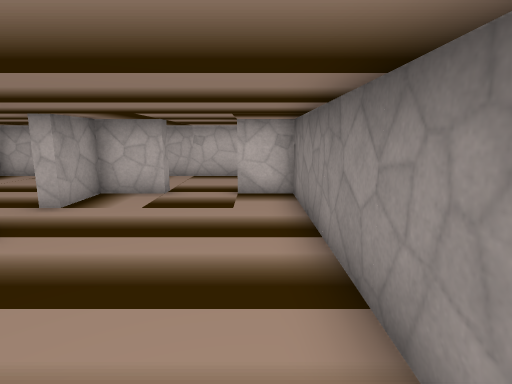
View 1 (above)

16 first-person views from a walk through a 3-D level made in the Godot game engine. The camera is 1.5 m above the floor, tilts 10° down and sees 80° across. The floor is counted in squares, 1 m on a side. Each view is taken from the middle of a square. On the plan, view 1 faces up. The plan holds only what a view shows up to about 15 squares ahead; the rest is blank. The place goes on beyond the plan. Some surface patterns are stand-ins.

View 2
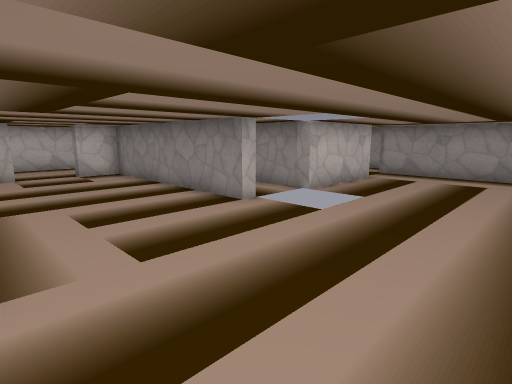

View 3
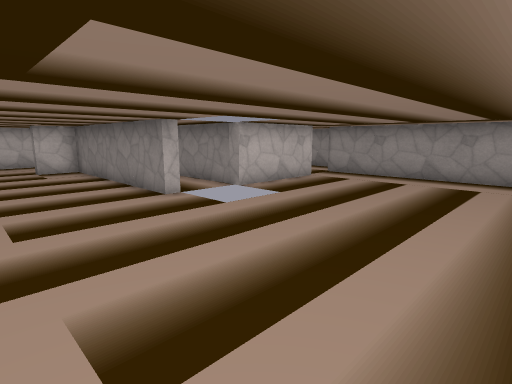

View 4
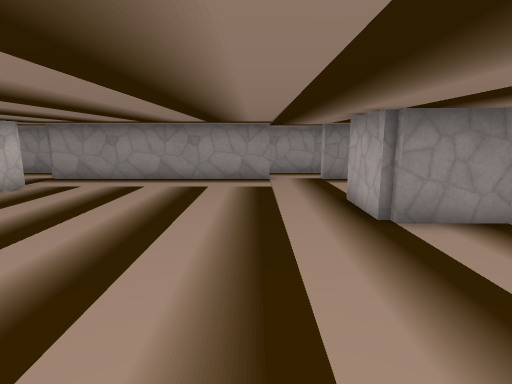

View 5
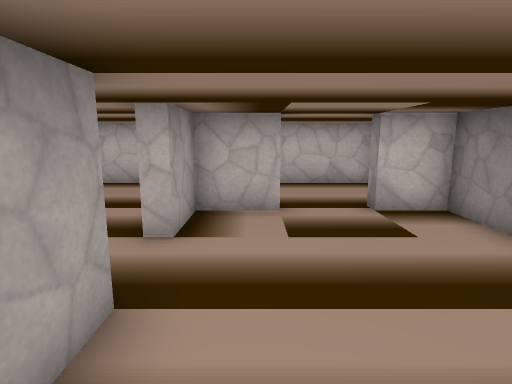

View 6
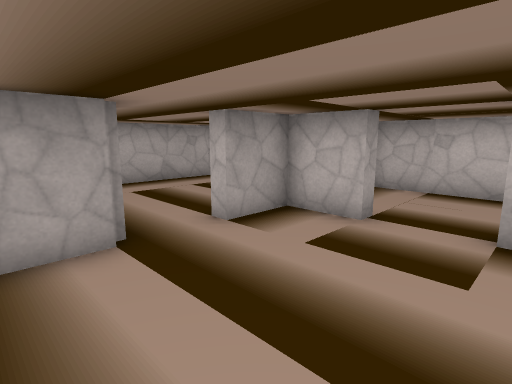

View 7
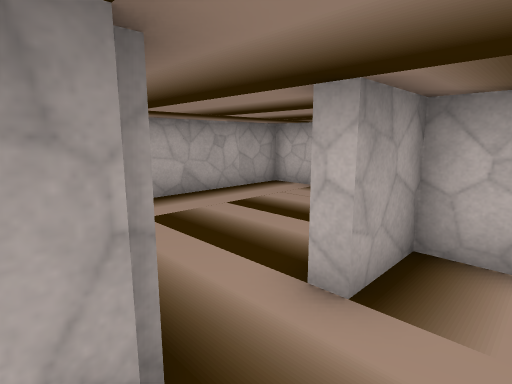

View 8
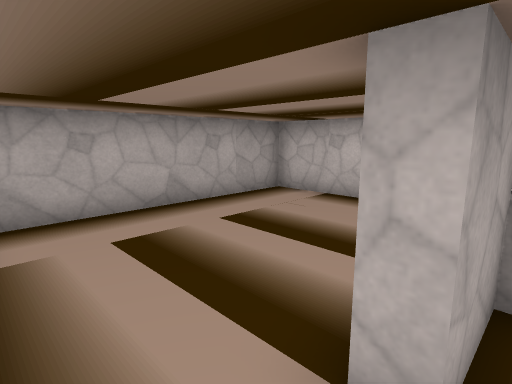

View 9
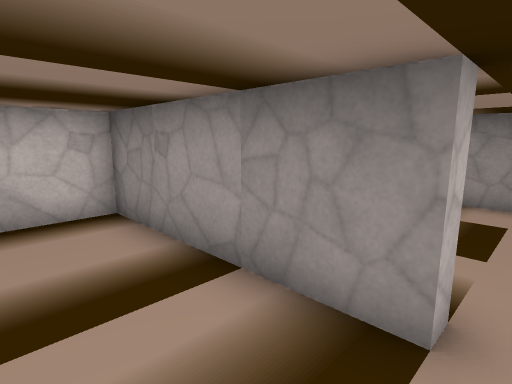

View 10
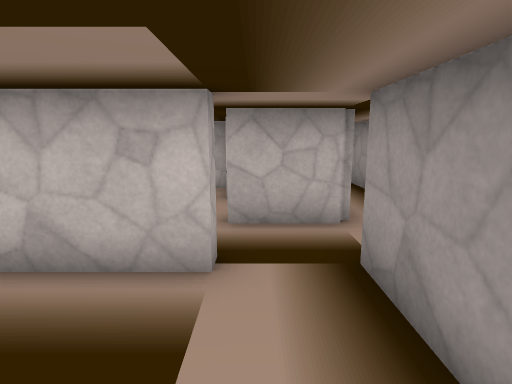

View 11
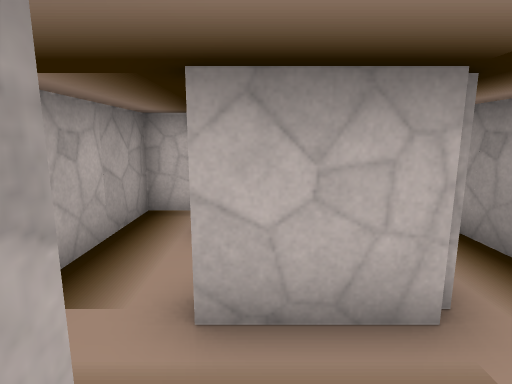

View 12
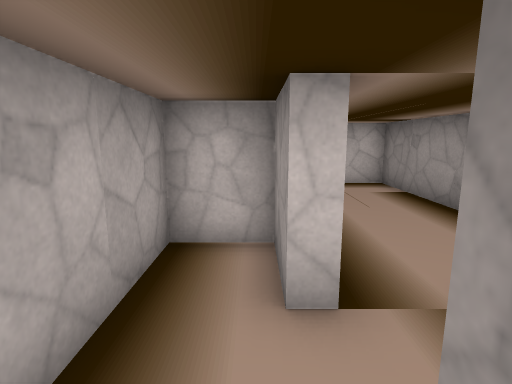

View 13
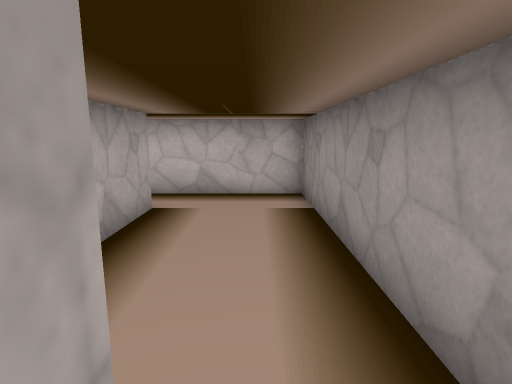

View 14
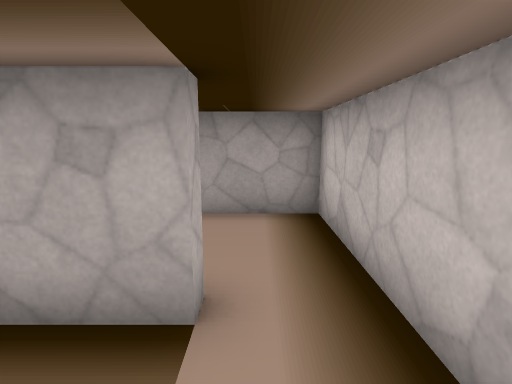

View 15
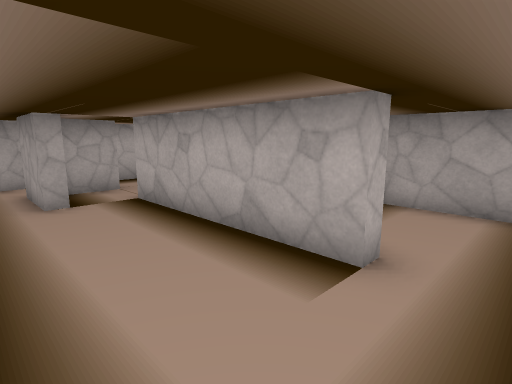

View 16
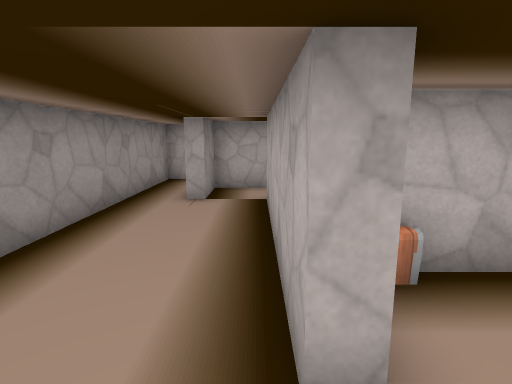

### Floor plan
Points are (right, up) in squares from view 1. A wall is a line through its corners. A room is listed if a view was taken in it or the views show most of it. See-through windows are left out.
Room 1 (views 1, 2, 3, 4, 5, 6, 7, 8, 10, 11)
walls: (1.5, 0.5) (1, 0.5) (1, 8.3) (-0.5, 8.3); (3.3, -11.6) (3.3, -9.3) (5.5, -9.3); (7.5, 0.8) (7.5, 0.3) (3.5, 0.3); (9.3, -7.5) (9.3, 0.7); (-4.3, 4.6) (-4.3, 3.2); (9.3, -10.5) (9.3, -9.5); (-2.5, 8.8) (-2.5, 8.3) (-4.3, 8.3) (-4.3, 6.5)
ways out: opening at (-5, 6) to room 2; opening at (-1.5, 9); opening at (5.5, -10.5); opening at (9, -8.5)
Room 2 (view 9)
walls: (-4.3, 6.5) (-4.7, 6.5) (-4.7, 12.3) (-10.3, 12.3) (-10.3, 5.4)
ways out: opening at (-5, 6) to room 1
Room 3 (view 12)
walls: (7.7, 4.5) (7.3, 4.5) (7.3, 6.3) (5.7, 6.3) (5.7, 3.2); (8.5, 2.3) (7.5, 2.3); (6, 0.7) (6.8, 0.7)
ways out: opening at (8, 4) to room 4; opening at (8, 1)
Room 4 (views 13, 14, 15, 16)
walls: (7.7, 7.6) (7.7, 4.5); (7.2, 10.5) (7.7, 10.5) (7.7, 9.4); (5, 8.7) (6.5, 8.7); (7.4, 2.7) (9.3, 2.7) (9.3, 4.5) (9.7, 4.5) (9.7, 2.3); (11.3, 2.4) (11.3, 12.3) (4, 12.3) (4, 9.1)
ways out: opening at (8, 4) to room 3; opening at (10.5, 3.5) to room 5
objects: chest (7, 9)
Room 5 (no view inside)
walls: (9.7, 2.3) (8.5, 2.3); (9.3, 0.7) (11.3, 0.7) (11.3, 2.4)
ways out: opening at (10.5, 3.5) to room 4; opening at (9, 2)

Positions as (right, up) in squares from view 1, and headings:
1: (0, 0), facing up
2: (-4, -5), facing up-right
3: (-3, -7), facing up-right
4: (-2, -7), facing right
5: (-3, 2), facing up
6: (0, 3), facing up-left
7: (-3, 4), facing up-left
8: (-4, 5), facing up-left
9: (-7, 6), facing up-right
10: (8, -3), facing up
11: (8, 0), facing up
12: (7, 2), facing up
13: (10, 4), facing up
14: (10, 11), facing left
15: (11, 12), facing down-left
16: (8, 12), facing down
